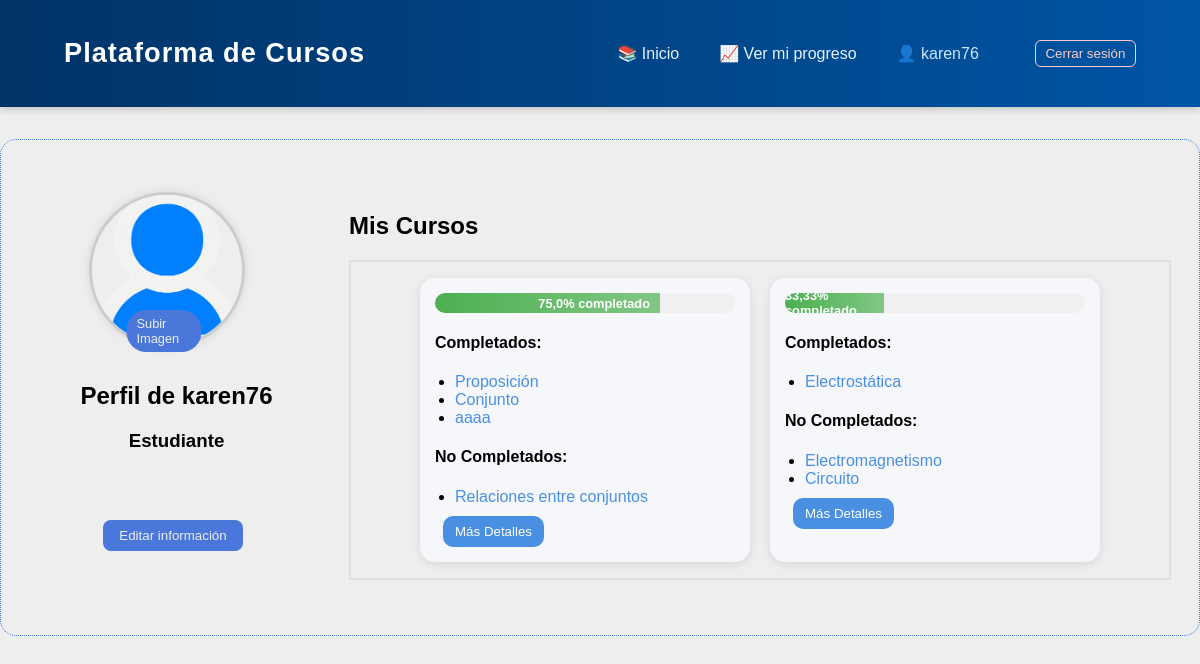
Page /perfil/ (signed in) on the earlier database version.
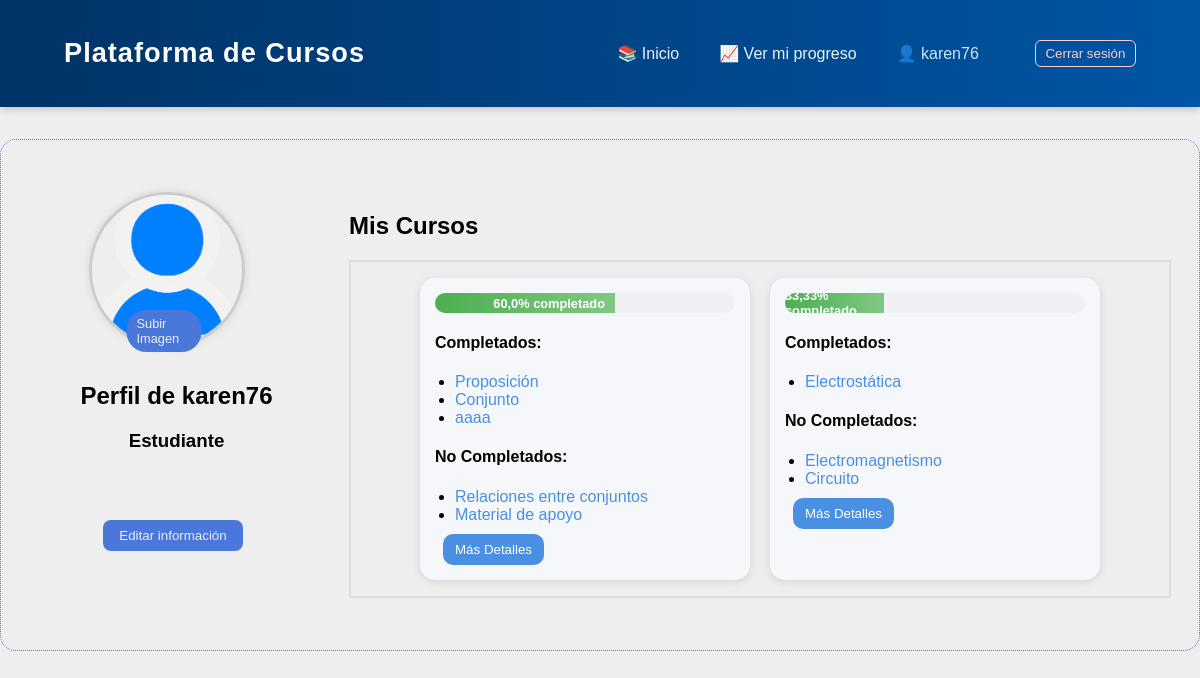
Same page on the later database version.
### cursos/models.py (models this page shows, shortened)
class Recurso(models.Model):
    titulo = models.CharField(max_length=200)
    descripcion = models.TextField()
    tipo_archivo = models.CharField(max_length=50)
    enlace = models.URLField()
    curso = models.ForeignKey(Curso, on_delete=models.CASCADE)

### cursos/views.py (the view)
# urls.py: path('perfil/', views.perfil_usuario, name='perfil_usuario'),
def perfil_usuario(request):
    user = request.user
    if es_profesor(user):
        profesor = user.profesor
        cursos = Curso.objects.filter(profesor=profesor)
        return render(request, 'cursos/perfil.html', {
            'es_profesor':True,
            'profesor': profesor,
            'cursos': cursos
        })
    else:
        inscripciones = Inscripcion.objects.filter(user=user)
        cursos_info = []
        progresos = Progreso.objects.filter(inscripcion__in=inscripciones).select_related('recurso', 'inscripcion', 'inscripcion__curso')
        for insc in inscripciones:
            recursos = Recurso.objects.filter(curso=insc.curso)
            progreso_dict = {
                p.recurso.id: p.completado
                for p in Progreso.objects.filter(inscripcion=insc)
            }
            materiales = []
            for recurso in recursos:
                estado = 'completado' if progreso_dict.get(recurso.id) else 'incompleto'
                materiales.append({
                    'titulo': recurso.titulo,
                    'estado': estado,
                    'id':recurso.id
                })
            completados = progresos.filter(inscripcion=insc, completado=True).count()
            total = recursos.count()
            porcentaje = round((completados / total * 100), 2) if total > 0 else 0
            cursos_info.append({
                'titulo_curso': insc.curso.titulo,
                'materiales': materiales,
                'porcentaje':porcentaje,
            })
        return render(request, 'cursos/perfil.html', {
            'es_profesor':False,
            'cursos_info': cursos_info
        })

### cursos/views.py (called while the page is built)
def es_profesor(user):
    return hasattr(user, 'profesor')

### cursos/templates/cursos/perfil.html (shortened to what this page needs)
{% extends 'cursos/base.html' %}
{% load static %}
{% block content %}
  {% if es_profesor %}
    <div class="perfil-container">
        <div class="foto-perfil">
          <img id="preview-img" src="{% static 'img/perfil_defecto.png' %}" alt="Foto de perfil">
          <label for="upload-input" class="upload-btn">Subir Imagen</label>
          <input type="file" id="upload-input" accept="image/*" style="display: none;">
        </div>
      <div class="infoPerfil">
        <h2>Perfil de {{ user.username }}</h2>
        <h3>Profesor: {{ profesor.nombre }}</h3>
        <p>Especialidad: {{ profesor.especialidad }}</p>
      </div>
    </div>
    <h4>Cursos que imparte:</h4>
    <div class="perfilCursos">
      <ul>
      {% for curso in cursos %}
        <li>{{ curso.titulo }} -
          <a href="{% url 'subir_material_extra' curso.id %}">Subir Material</a> -
          <a href="{% url 'dashboard'%}">
            <button>Más Detalles</button>
          </a>
        </li>
      {% endfor %}
      </ul>
    </div>
  {% else %}
    <div class="perfil-layout">
    <div class="perfil-izquierda">
      <div class="foto-perfil">
        <img id="preview-img" src="{% static 'img/perfil_defecto.png' %}" alt="Foto de perfil">
        <label for="upload-input" class="upload-btn">Subir Imagen</label>
      </div>
      <div class="infoPerfil">
        <h2>Perfil de {{ user.username }}</h2>
        <h3>Estudiante</h3>
      </div>
      <div class="edit_btn">
        <a href="{% url 'editar_perfil' %}">
          <button class="btn_editar">Editar información</button>
        </a>
      </div>
    </div>
    <div class="perfil-derecha">
      <h2>Mis Cursos</h2>
      <div class="perfilCursos">
        {% for curso in cursos_info %}
          <div class="tarjetaMaterial">
            <div class="barra-progreso">
              <div class="barra-progreso-llenado" data-porcentaje="{{ curso.porcentaje }}">
                <span class="barra-texto">{{ curso.porcentaje }}% completado</span>
              </div>
            </div>
            <strong><h4>Completados:</h4></strong>
            <ul>
              {% for material in curso.materiales %}
                {% if material.estado == "completado" %}
                  <li>
                    <a href="{% url 'ver_recurso' material.id %}">{{ material.titulo }}</a>
                  </li>
                {% endif %}
              {% endfor %}
            </ul>
            <strong><h4>No Completados:</h4></strong>
            <ul>
              {% for material in curso.materiales %}
                {% if material.estado != "completado" %}
                  <li>
                    <a href="{% url 'ver_recurso' material.id %}">{{ material.titulo }}</a>
                  </li>
                {% endif %}
              {% endfor %}
            </ul>
            <a href="{% url 'progreso_estudiante' %}">
              <button>Más Detalles</button>
            </a>
          </div>
        {% empty %}
          <p>No estás inscrito en ningún curso.</p>
        {% endfor %}
      </div>
    </div>
  </div>
  {% endif %}
{% endblock %}

Differences in the rows shown:
added Recurso: titulo "Material de apoyo"
Other differences:
new list line: "60,0 % completado Completados: No Completados: Más Detalles"
new list line: "Proposición"
new list line: "Conjunto"
new list line: "aaaa"
new list line: "Relaciones entre conjuntos"
list line gone: "75,0 % completado Completados: No Completados: Más Detalles"
list line gone: "Proposición"
list line gone: "Conjunto"
list line gone: "aaaa"
list line gone: "Relaciones entre conjuntos"
